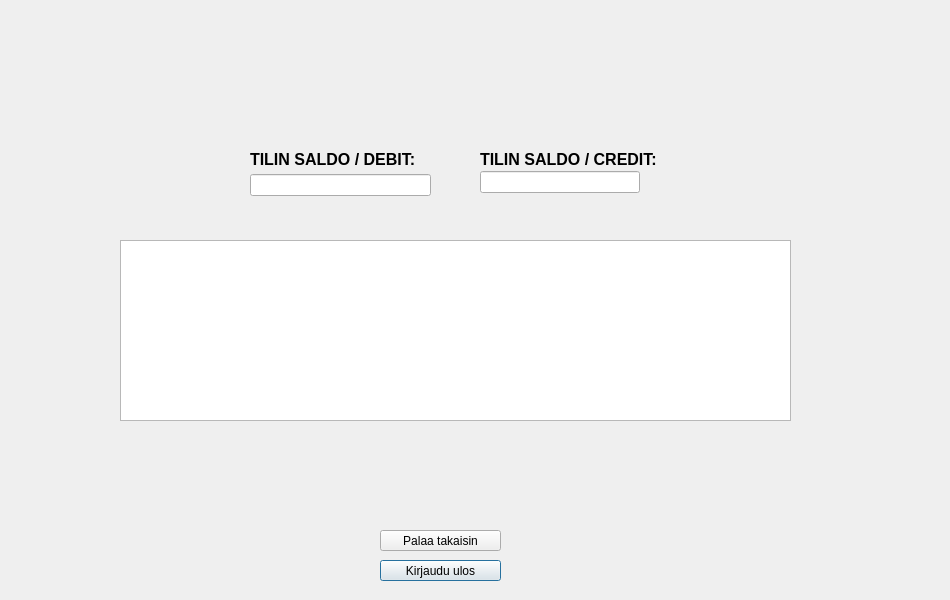
<?xml version="1.0" encoding="UTF-8"?>
<ui version="4.0">
 <class>saldo</class>
 <widget class="QDialog" name="saldo">
  <property name="geometry">
   <rect>
    <x>0</x>
    <y>0</y>
    <width>950</width>
    <height>600</height>
   </rect>
  </property>
  <property name="windowTitle">
   <string>Dialog</string>
  </property>
  <widget class="QWidget" name="verticalLayoutWidget">
   <property name="geometry">
    <rect>
     <x>250</x>
     <y>80</y>
     <width>381</width>
     <height>61</height>
    </rect>
   </property>
   <layout class="QVBoxLayout" name="verticalLayout">
    <item>
     <widget class="QLabel" name="label_omistaja">
      <property name="font">
       <font>
        <pointsize>16</pointsize>
       </font>
      </property>
      <property name="text">
       <string/>
      </property>
     </widget>
    </item>
   </layout>
  </widget>
  <widget class="QWidget" name="verticalLayoutWidget_2">
   <property name="geometry">
    <rect>
     <x>250</x>
     <y>170</y>
     <width>181</width>
     <height>31</height>
    </rect>
   </property>
   <layout class="QVBoxLayout" name="verticalLayout_2">
    <item>
     <widget class="QLineEdit" name="lineEdit">
      <property name="enabled">
       <bool>true</bool>
      </property>
     </widget>
    </item>
   </layout>
  </widget>
  <widget class="QPushButton" name="kirjauduulos_sadlo">
   <property name="geometry">
    <rect>
     <x>380</x>
     <y>560</y>
     <width>121</width>
     <height>21</height>
    </rect>
   </property>
   <property name="text">
    <string>Kirjaudu ulos</string>
   </property>
  </widget>
  <widget class="QPushButton" name="PalaaTakaisin">
   <property name="geometry">
    <rect>
     <x>380</x>
     <y>530</y>
     <width>121</width>
     <height>21</height>
    </rect>
   </property>
   <property name="text">
    <string>Palaa takaisin</string>
   </property>
  </widget>
  <widget class="QLabel" name="label">
   <property name="geometry">
    <rect>
     <x>250</x>
     <y>150</y>
     <width>191</width>
     <height>16</height>
    </rect>
   </property>
   <property name="text">
    <string>&lt;html&gt;&lt;head/&gt;&lt;body&gt;&lt;p&gt;&lt;span style=&quot; font-size:12pt; font-weight:600;&quot;&gt;TILIN SALDO / DEBIT:&lt;/span&gt;&lt;/p&gt;&lt;/body&gt;&lt;/html&gt;</string>
   </property>
  </widget>
  <widget class="QLabel" name="label_2">
   <property name="geometry">
    <rect>
     <x>480</x>
     <y>150</y>
     <width>201</width>
     <height>16</height>
    </rect>
   </property>
   <property name="text">
    <string>&lt;html&gt;&lt;head/&gt;&lt;body&gt;&lt;p&gt;&lt;span style=&quot; font-size:12pt; font-weight:600;&quot;&gt;TILIN SALDO / CREDIT:&lt;/span&gt;&lt;/p&gt;&lt;/body&gt;&lt;/html&gt;</string>
   </property>
  </widget>
  <widget class="QWidget" name="verticalLayoutWidget_3">
   <property name="geometry">
    <rect>
     <x>480</x>
     <y>170</y>
     <width>160</width>
     <height>24</height>
    </rect>
   </property>
   <layout class="QVBoxLayout" name="verticalLayout_3">
    <item>
     <widget class="QLineEdit" name="lineEdit_credit">
      <property name="enabled">
       <bool>true</bool>
      </property>
     </widget>
    </item>
   </layout>
  </widget>
  <widget class="QTableView" name="tableView">
   <property name="enabled">
    <bool>true</bool>
   </property>
   <property name="geometry">
    <rect>
     <x>120</x>
     <y>240</y>
     <width>671</width>
     <height>181</height>
    </rect>
   </property>
  </widget>
 </widget>
 <resources/>
 <connections/>
</ui>
